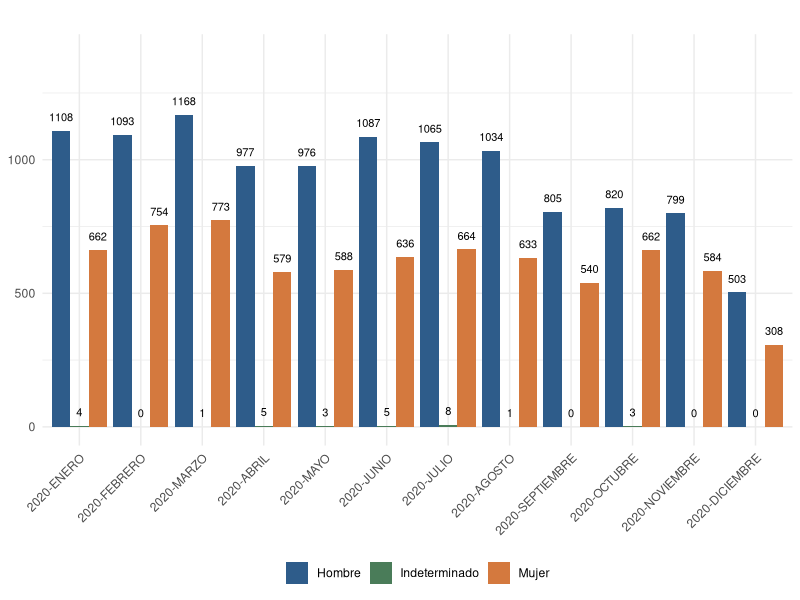
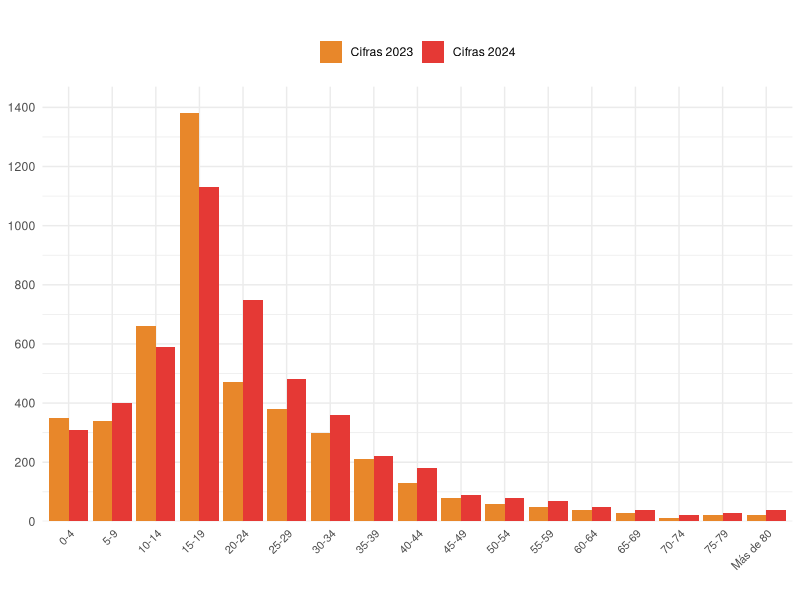

R code for these plots, in order:
## ---- chunk 1
#| label: fig-1
#| fig-cap: "Personas desaparecidas durante 2020. Fuente: Secretaría de Gobernación (2016). Comisión Nacional de Búsqueda (2021)"
#| echo: false
#| warning: false
#| message: false

# Cargar librerías necesarias
library(ggplot2)
library(dplyr)
library(tidyr)

# Crear el dataframe con los datos de la gráfica
datos_desaparecidos <- data.frame(
  mes = c("2020-ENERO", "2020-FEBRERO", "2020-MARZO", "2020-ABRIL", 
          "2020-MAYO", "2020-JUNIO", "2020-JULIO", "2020-AGOSTO", 
          "2020-SEPTIEMBRE", "2020-OCTUBRE", "2020-NOVIEMBRE", "2020-DICIEMBRE"),
  Hombre = c(1108, 1093, 1168, 977, 976, 1087, 1065, 1034, 805, 820, 799, 503),
  Mujer = c(662, 754, 773, 579, 588, 636, 664, 633, 540, 662, 584, 308),
  Indeterminado = c(4, 0, 1, 5, 3, 5, 8, 1, 0, 3, 0, 0)
)

# Transformar los datos a formato largo para ggplot2
datos_largos <- datos_desaparecidos %>%
  pivot_longer(cols = c(Hombre, Mujer, Indeterminado),
               names_to = "genero",
               values_to = "cantidad")

datos_largos$mes <- factor(datos_largos$mes, 
                           levels = c("2020-ENERO", "2020-FEBRERO", "2020-MARZO", 
                                      "2020-ABRIL", "2020-MAYO", "2020-JUNIO", 
                                      "2020-JULIO", "2020-AGOSTO", "2020-SEPTIEMBRE", 
                                      "2020-OCTUBRE", "2020-NOVIEMBRE", "2020-DICIEMBRE"))

# Crear la gráfica
grafica_final <- ggplot(datos_largos, aes(x = mes, y = cantidad, fill = genero)) +
  geom_bar(stat = "identity", position = position_dodge(width = 0.9)) +
  geom_text(aes(label = cantidad), 
            position = position_dodge(width = 0.9),
            vjust = -1.2,        # ← Ajuste 1: mover etiquetas más arriba
            size = 2.8,          # ← Ajuste 2: reducir ligeramente el tamaño
            angle = 0) +         # ← Ajuste 3: m
  labs(title = "",
       x = NULL,
       y = NULL,
       fill = NULL) +
  scale_fill_manual(values = c("Hombre" = "#2E5C8A", 
                               "Mujer" = "#D4793E", 
                               "Indeterminado" = "#4A7C59")) +
  theme_minimal() +
  theme(axis.text.x = element_text(angle = 45, hjust = 1),
        plot.title = element_text(hjust = 0.5, size = 14),
        legend.position = "bottom") +
  ylim(0, 1400)

print(grafica_final)
## ---- chunk 2
#| label: fig-2
#| fig-cap: "Mujeres desaparecidas a mayo de 2024 por rango de edad. Fuente: RED LUPA."
#| echo: false
#| warning: false
#| message: false

library(ggplot2)
library(dplyr)
library(tidyr)

# Crear el dataframe con los datos estimados de la gráfica
datos_edad <- data.frame(
  rango_edad = c("0-4", "5-9", "10-14", "15-19", "20-24", "25-29", 
                 "30-34", "35-39", "40-44", "45-49", "50-54", "55-59", 
                 "60-64", "65-69", "70-74", "75-79", "Más de 80"),
  cifras_2023 = c(350, 340, 660, 1380, 470, 380, 300, 210, 130, 80, 
                  60, 50, 40, 30, 10, 20, 20),
  cifras_2024 = c(310, 400, 590, 1130, 750, 480, 360, 220, 180, 90, 
                  80, 70, 50, 40, 20, 30, 40)
)

# Transformar a formato largo
datos_edad_largos <- datos_edad %>%
  pivot_longer(cols = c(cifras_2023, cifras_2024),
               names_to = "anio",
               values_to = "cantidad")

# Ordenar los rangos de edad correctamente
datos_edad_largos$rango_edad <- factor(
  datos_edad_largos$rango_edad,
  levels = c("0-4", "5-9", "10-14", "15-19", "20-24", "25-29", 
             "30-34", "35-39", "40-44", "45-49", "50-54", "55-59", 
             "60-64", "65-69", "70-74", "75-79", "Más de 80")
)

# Renombrar los años para la leyenda
datos_edad_largos$anio <- factor(
  datos_edad_largos$anio,
  levels = c("cifras_2023", "cifras_2024"),
  labels = c("Cifras 2023", "Cifras 2024")
)

# Crear la gráfica
grafica_edad <- ggplot(datos_edad_largos, 
                       aes(x = rango_edad, y = cantidad, fill = anio)) +
  geom_bar(stat = "identity", position = position_dodge(width = 0.9)) +
  labs(title = "",
       x = NULL,
       y = NULL,
       fill = NULL,
       caption = "") +
  scale_fill_manual(values = c("Cifras 2023" = "#E8872A", 
                               "Cifras 2024" = "#E53935")) +
  theme_minimal() +
  theme(axis.text.x = element_text(angle = 45, hjust = 1, size = 8),
        plot.title = element_text(hjust = 0.5, size = 13, face = "bold"),
        legend.position = "top") +
  scale_y_continuous(
  limits = c(0, 1400),
  breaks = seq(0, 1400, by = 200),
  expand = expansion(mult = c(0, 0.05))  # da un pequeño margen arriba
)

print(grafica_edad)
